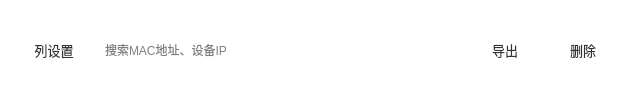
     <widget class="QGroupBox" name="groupBox_3">
      <property name="minimumSize">
       <size>
        <width>100</width>
        <height>0</height>
       </size>
      </property>
      <property name="cursor">
       <cursorShape>ArrowCursor</cursorShape>
      </property>
      <property name="styleSheet">
       <string notr="true">background-color: rgb(255, 255, 255);
border : none;</string>
      </property>
      <property name="title">
       <string/>
      </property>
      <property name="flat">
       <bool>true</bool>
      </property>
      <layout class="QGridLayout" name="gridLayout_3">
       <item row="0" column="0">
        <widget class="QPushButton" name="pushButton_3">
         <property name="minimumSize">
          <size>
           <width>86</width>
           <height>32</height>
          </size>
         </property>
         <property name="cursor">
          <cursorShape>PointingHandCursor</cursorShape>
         </property>
         <property name="focusPolicy">
          <enum>Qt::StrongFocus</enum>
         </property>
         <property name="contextMenuPolicy">
          <enum>Qt::DefaultContextMenu</enum>
         </property>
         <property name="layoutDirection">
          <enum>Qt::LeftToRight</enum>
         </property>
         <property name="styleSheet">
          <string notr="true">
/*按钮普通态*/
QPushButton
{
    /*字体为微软雅黑*/
    font-family:Microsoft Yahei;
    /*字体大小为20点*/
    font-size:10pt;
    /*字体颜色*/  
	color: rgb(50, 50, 51);
 	/*背景颜色*/  
    background-color::rgb(0,85,255);
    /*边框圆角半径为8像素*/ 
    border-radius:2px;
	width:65px;
}
 
/*按钮停留态*/
QPushButton:hover
{
   /*背景颜色*/  
    background-color: rgb(85, 170, 255);
}
 
/*按钮按下态*/
QPushButton:pressed
{
    /*背景颜色*/  
 	background-color:rgb(170 , 255 , 255);
    /*左内边距为3像素，让按下时字向右移动3像素*/  
    padding-left:3px;
    /*上内边距为3像素，让按下时字向下移动3像素*/  
    padding-top:3px;
}</string>
         </property>
         <property name="text">
          <string>列设置</string>
         </property>
         <property name="icon">
          <iconset resource="shuncom_qrc.qrc">
           <normaloff>:/png/shuncom_ico/png_ico/设置3.png</normaloff>:/png/shuncom_ico/png_ico/设置3.png</iconset>
         </property>
         <property name="checkable">
          <bool>false</bool>
         </property>
         <property name="autoRepeat">
          <bool>false</bool>
         </property>
         <property name="autoExclusive">
          <bool>false</bool>
         </property>
         <property name="autoDefault">
          <bool>false</bool>
         </property>
         <property name="default">
          <bool>false</bool>
         </property>
         <property name="flat">
          <bool>false</bool>
         </property>
        </widget>
       </item>
       <item row="0" column="4">
        <widget class="QPushButton" name="pushButton_5">
         <property name="minimumSize">
          <size>
           <width>72</width>
           <height>32</height>
          </size>
         </property>
         <property name="cursor">
          <cursorShape>PointingHandCursor</cursorShape>
         </property>
         <property name="styleSheet">
          <string notr="true">/*QPushButton{border:none;background-color:white;}
    QPushButton{
        border:1px color: rgb(170, 170, 127);
        border-bottom:1px solid white;
        font-family: &quot;Helvetica Neue&quot;, Helvetica, Arial, sans-serif;
    }
*/

/*按钮普通态*/
QPushButton
{
    /*字体为微软雅黑*/
    font-family:Microsoft Yahei;
    /*字体大小为20点*/
    font-size:10pt;
    /*字体颜色*/ 
	color: rgb(50, 50, 51);
 	/*背景颜色*/  
    background-color::rgb(0,85,255);
    /*边框圆角半径为8像素*/ 
    border-radius:2px;
	width:65px;
}
 
/*按钮停留态*/
QPushButton:hover
{
   /*背景颜色*/  
    background-color: rgb(85, 170, 255);
}
 
/*按钮按下态*/
QPushButton:pressed
{
    /*背景颜色*/  
 	background-color:rgb(170 , 255 , 255);
    /*左内边距为3像素，让按下时字向右移动3像素*/  
    padding-left:3px;
    /*上内边距为3像素，让按下时字向下移动3像素*/  
    padding-top:3px;
}</string>
         </property>
         <property name="text">
          <string>删除</string>
         </property>
         <property name="icon">
          <iconset resource="shuncom_qrc.qrc">
           <normaloff>:/png/shuncom_ico/png_ico/删除1.png</normaloff>:/png/shuncom_ico/png_ico/删除1.png</iconset>
         </property>
         <property name="flat">
          <bool>false</bool>
         </property>
        </widget>
       </item>
       <item row="0" column="3">
        <widget class="QPushButton" name="pushButton_4">
         <property name="minimumSize">
          <size>
           <width>72</width>
           <height>32</height>
          </size>
         </property>
         <property name="maximumSize">
          <size>
           <width>72</width>
           <height>16777215</height>
          </size>
         </property>
         <property name="cursor">
          <cursorShape>PointingHandCursor</cursorShape>
         </property>
         <property name="styleSheet">
          <string notr="true">/*QPushButton{border:none;background-color:white;}
    QPushButton{
        border:1px color: rgb(170, 170, 127);
        border-bottom:1px solid white;
        font-family: &quot;Helvetica Neue&quot;, Helvetica, Arial, sans-serif;
    }
*/

/*按钮普通态*/
QPushButton
{
    /*字体为微软雅黑*/
    font-family:Microsoft Yahei;
    /*字体大小为20点*/
    font-size:10pt;
    /*字体颜色*/ 
	color: rgb(50, 50, 51);
 	/*背景颜色*/  
    background-color::rgb(0,85,255);
    /*边框圆角半径为8像素*/ 
    border-radius:2px;

}
 
/*按钮停留态*/
QPushButton:hover
{
   /*背景颜色*/  
    background-color: rgb(85, 170, 255);
}
 
/*按钮按下态*/
QPushButton:pressed
{
    /*背景颜色*/  
 	background-color:rgb(170 , 255 , 255);
    /*左内边距为3像素，让按下时字向右移动3像素*/  
    padding-left:3px;
    /*上内边距为3像素，让按下时字向下移动3像素*/  
    padding-top:3px;
}</string>
         </property>
         <property name="text">
          <string>导出</string>
         </property>
         <property name="icon">
          <iconset resource="shuncom_qrc.qrc">
           <normaloff>:/png/shuncom_ico/png_ico/上传3.png</normaloff>:/png/shuncom_ico/png_ico/上传3.png</iconset>
         </property>
         <property name="default">
          <bool>false</bool>
         </property>
         <property name="flat">
          <bool>false</bool>
         </property>
        </widget>
       </item>
       <item row="0" column="1">
        <widget class="QGroupBox" name="groupBox">
         <property name="maximumSize">
          <size>
           <width>230</width>
           <height>16777215</height>
          </size>
         </property>
         <property name="styleSheet">
          <string notr="true"/>
         </property>
         <property name="title">
          <string/>
         </property>
         <layout class="QGridLayout" name="gridLayout_2">
          <property name="leftMargin">
           <number>0</number>
          </property>
          <property name="topMargin">
           <number>0</number>
          </property>
          <property name="rightMargin">
           <number>0</number>
          </property>
          <property name="bottomMargin">
           <number>0</number>
          </property>
          <property name="spacing">
           <number>0</number>
          </property>
          <item row="0" column="1">
           <widget class="QPushButton" name="pushButton_10">
            <property name="minimumSize">
             <size>
              <width>20</width>
              <height>25</height>
             </size>
            </property>
            <property name="maximumSize">
             <size>
              <width>20</width>
              <height>25</height>
             </size>
            </property>
            <property name="cursor">
             <cursorShape>PointingHandCursor</cursorShape>
            </property>
            <property name="styleSheet">
             <string notr="true">/*QPushButton{border:none;background-color:white;}
    QPushButton{
        border:1px color: rgb(170, 170, 127);
        border-bottom:1px solid white;
        font-family: &quot;Helvetica Neue&quot;, Helvetica, Arial, sans-serif;
    }
*/

/*按钮普通态*/
QPushButton
{
    /*字体为微软雅黑*/
    font-family:Microsoft Yahei;
    /*字体大小为20点*/
    font-size:10pt;
    /*字体颜色为白色*/    
	color: rgb(0, 0, 0);
 	/*背景颜色*/  
    background-color::rgb(0,85,255);
    /*边框圆角半径为8像素*/ 
    border-radius:8px;
	width:40px;
}
 
/*按钮停留态*/
QPushButton:hover
{
   /*图标*/  
    icon : url(:/png/shuncom_ico/png_ico/搜索-蓝.png);
}
 
/*按钮按下态*/
QPushButton:pressed
{
    /*图标*/  
    icon : url(:/png/shuncom_ico/png_ico/搜索-湛蓝.png);
    /*左内边距为3像素，让按下时字向右移动3像素*/  
    padding-left:3px;
    /*上内边距为3像素，让按下时字向下移动3像素*/  
    padding-top:3px;
}</string>
            </property>
            <property name="text">
             <string/>
            </property>
            <property name="icon">
             <iconset resource="shuncom_qrc.qrc">
              <normaloff>:/png/shuncom_ico/png_ico/搜索1.png</normaloff>:/png/shuncom_ico/png_ico/搜索1.png</iconset>
            </property>
            <property name="flat">
             <bool>true</bool>
            </property>
           </widget>
          </item>
          <item row="0" column="0">
           <widget class="QLineEdit" name="lineEdit">
            <property name="enabled">
             <bool>true</bool>
            </property>
            <property name="minimumSize">
             <size>
              <width>200</width>
              <height>25</height>
             </size>
            </property>
            <property name="maximumSize">
             <size>
              <width>200</width>
              <height>25</height>
             </size>
            </property>
            <property name="styleSheet">
             <string notr="true">/*鼠标右键菜单样式*/
QMenuBar {
	color:rgb(223,219,210);
	background-color:rgb(65,64,59);
}
QMenuBar::item {
	padding-top:4px;
	padding-left:4px;
	padding-right:4px;
	color:rgb(223,219,210);
	background-color:rgb(65,64,59);
}
QMenuBar::item:selected {
	color:rgb(255,255,255);
	padding-top:2px;
	padding-left:2px;
	padding-right:2px;
	border-top-width:2px;
	border-left-width:2px;
	border-right-width:2px;
	border-top-right-radius:4px;
	border-top-left-radius:4px;
	border-style:solid;
	background-color:rgb(65,64,59);
	border-top-color: rgb(47,47,44);
	border-right-color: qlineargradient(spread:pad, x1:0, y1:1, x2:1, y2:0, stop:0 rgba(90, 87, 78, 255), stop:1 rgba(47,47,44, 255));
	border-left-color:  qlineargradient(spread:pad, x1:1, y1:0, x2:0, y2:0, stop:0 rgba(90, 87, 78, 255), stop:1 rgba(47,47,44, 255));
}
QMenu {
	color:rgb(223,219,210);
	background-color:rgb(65,64,59);
}
QMenu::item {
	color:rgb(223,219,210);
	padding:4px 10px 4px 20px;
}
QMenu::item:selected {
	color:rgb(255,255,255);
	background-color: qlineargradient(spread:pad, x1:0.5, y1:1, x2:0.5, y2:0, stop:0 rgba(225, 108, 54, 255), stop:1 rgba(246, 134, 86, 255));
	border-style:solid;
	border-width:3px;
	padding:4px 7px 4px 17px;
	border-bottom-color:qlineargradient(spread:pad, x1:0.5, y1:1, x2:0.5, y2:0, stop:0 rgba(175,85,48,255), stop:1 rgba(236,114,67, 255));
	border-top-color:qlineargradient(spread:pad, x1:0.5, y1:1, x2:0.5, y2:0, stop:0 rgba(253,156,113,255), stop:1 rgba(205,90,46, 255));
	border-right-color:qlineargradient(spread:pad, x1:0, y1:0.5, x2:1, y2:0.5, stop:0 rgba(253,156,113,255), stop:1 rgba(205,90,46, 255));
	border-left-color:qlineargradient(spread:pad, x1:1, y1:0.5, x2:0, y2:0.5, stop:0 rgba(253,156,113,255), stop:1 rgba(205,90,46, 255));
}
QLineEdit{border : none};</string>
            </property>
            <property name="text">
             <string/>
            </property>
            <property name="maxLength">
             <number>100</number>
            </property>
            <property name="frame">
             <bool>true</bool>
            </property>
            <property name="echoMode">
             <enum>QLineEdit::Normal</enum>
            </property>
            <property name="dragEnabled">
             <bool>false</bool>
            </property>
            <property name="readOnly">
             <bool>false</bool>
            </property>
            <property name="placeholderText">
             <string>搜索MAC地址、设备IP</string>
            </property>
            <property name="cursorMoveStyle">
             <enum>Qt::VisualMoveStyle</enum>
            </property>
            <property name="clearButtonEnabled">
             <bool>false</bool>
            </property>
           </widget>
          </item>
         </layout>
        </widget>
       </item>
       <item row="0" column="2">
        <spacer name="horizontalSpacer_3">
         <property name="orientation">
          <enum>Qt::Horizontal</enum>
         </property>
         <property name="sizeHint" stdset="0">
          <size>
           <width>140</width>
           <height>20</height>
          </size>
         </property>
        </spacer>
       </item>
      </layout>
     </widget>
